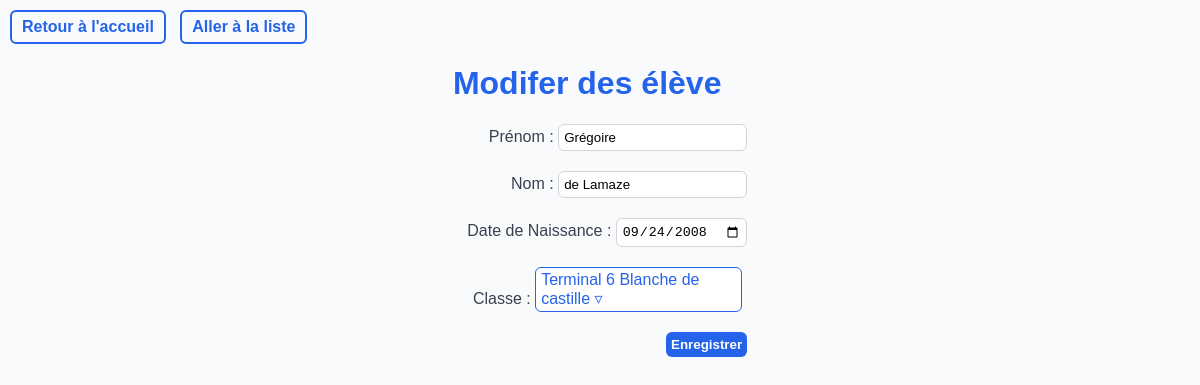
The app's page /eleve/update?id=2 with its own data.
### tables this page shows
CREATE TABLE Eleve (
    Id INTEGER PRIMARY KEY AUTOINCREMENT,
    Prenom TEXT NOT NULL,
    Nom TEXT NOT NULL,
    Date_de_Naissance DATE NOT NULL,
    Id_Classe INTEGER,
    FOREIGN KEY (Id_Classe)
        REFERENCES Classe(Id)
        ON DELETE CASCADE
        ON UPDATE CASCADE
    );

CREATE TABLE Classe (
    Id INTEGER PRIMARY KEY AUTOINCREMENT,
    Nom TEXT NOT NULL,
    Nom_Lycee TEXT NOT NULL,
    Id_Professeur INTEGER NOT NULL, 
    FOREIGN KEY (Id_Professeur)
        REFERENCES Professeur(Id)
        ON DELETE CASCADE
        ON UPDATE CASCADE
    );

### Backend.py (the view, shortened to what this page needs)
@app.route('/eleve/update', methods=["POST","GET"])
def update_eleve():
    id = request.args.get('id')
    if id is None:
        return "Aucun ID fourni", 400
    return render_template('update.html', valeurs=execute_sql("SELECT * FROM Eleve WHERE id = ?", (str(id),))[0], dropdown_values={"Classe": execute_sql("SELECT * FROM Classe")}, colonnes=colonnes_eleve, infos={"element": "élève","URL_liste": "/eleve/liste"})

### Backend.py (called while the page is built)
def execute_sql(commande, argument=()):
    conn = sqlite3.connect(DB_NAME)
    c = conn.cursor()
    c.execute(commande, argument)
    valeurs = c.fetchall()
    conn.commit()
    conn.close()
    return valeurs

### templates/update.html (shortened to what this page needs)
<!DOCTYPE html>
<html lang="fr">
<head>
    <link rel="stylesheet" href="../static/styles.css">
</head>
<body>
    <a class="back_button" href="/">Retour à l'accueil</a>
    <a class="back_button" href="{{ infos['URL_liste'] }}">Aller à la liste</a>
    <div class="content-form">
    <div>
    <h1>Modifer des {{ infos["element"] }}</h1>
    <form method="POST">
        {% for c in colonnes %}
        {% if c["type"] == "dropdown" %}
        <div class="dropdown" id="dropdown_{{ c['id'] }}" style="margin-bottom: 20px;">
                <label for="dropdown_{{ c['id'] }}">{{ c["titre"] }} : </label>
                <div id="dropdown-button_{{ c['id'] }}" class="dropdown-button" onclick="toggleMenu('{{ c['id'] }}')">
                    <span id="dropdown-label_{{ c['id'] }}">{% for item in dropdown_values[c["id"]] %}{% if item[0] == valeurs[c["order"]] %}{{ item[1] }} {% if c["id"]!="Id_Matiere"%} {{ item[2] }} {%endif%}{% endif %}{% endfor %}</span> &#9663;
                </div>
            </div>
        {% else %}
        <div class="form-element">
            <label for='{{ c["id"] }}'>{{ c["titre"] }} : <input id='{{ c["id"] }}' name='{{ c["id"] }}' type='{{ c["type"] }}' value='{{valeurs[c["order"]]}}'></label>
        </div>
        {% endif %}
        {% endfor %}
        <button class="submit_button" type="submit">Enregistrer</button>
    </form>
     </div>
    </div>
</body>
</html>

### static/styles.css (style rules this page uses)
body { font-family: Arial, sans-serif; background-color: #f9fafb; color: #2563eb; margin: 0; }
.submit_button { background-color: #2563eb; color : white; border: none; padding: 5px; border-radius: 6px; cursor: pointer; font-weight: bold; cursor: pointer; }
.content-form form { margin-top: 20px; display: flex; flex-direction: column; max-width: 400px; align-items: end; }
.form-element { display: flex; justify-content: flex-end; align-items: center; width: 100%; }
.form-element input { margin-bottom: 20px; }
input { color: #000000; padding: 5px; border : 1px solid #d1d5db; outline: none; transition: border-color 0.2s; border-radius: 6px; cursor: text; }
label { color: #374151; }
.content-form { margin: auto auto; display: flex; justify-content: center; align-items: center; }
.back_button { display: inline-block; border: 2px solid #2563eb; border-radius: 6px; padding: 6px 10px; text-decoration: none; font-weight: bold; color: #2563eb; cursor: pointer; margin-top: 10px; margin-left: 10px; }
.dropdown-button { display: inline-block; border: 1px solid #2563eb; border-radius: 6px; padding: 3px 5px; color: #2563eb; background-color: white; margin-right: 5px; cursor: pointer; width: 195px; }
.dropdown { position: relative; display: inline-block; margin-left: 20px; }

### records on screen
Eleve: Prenom "Grégoire" "de Lamaze" "09/24/2008"
Classe: Nom "Terminal 6", Nom_Lycee "Blanche de castille"

### other values on screen
{{ infos["element"] }} "élève"
{{ c["titre"] }} "Prénom" "Nom" "Date de Naissance"
{{ c["titre"] }} "Classe"
